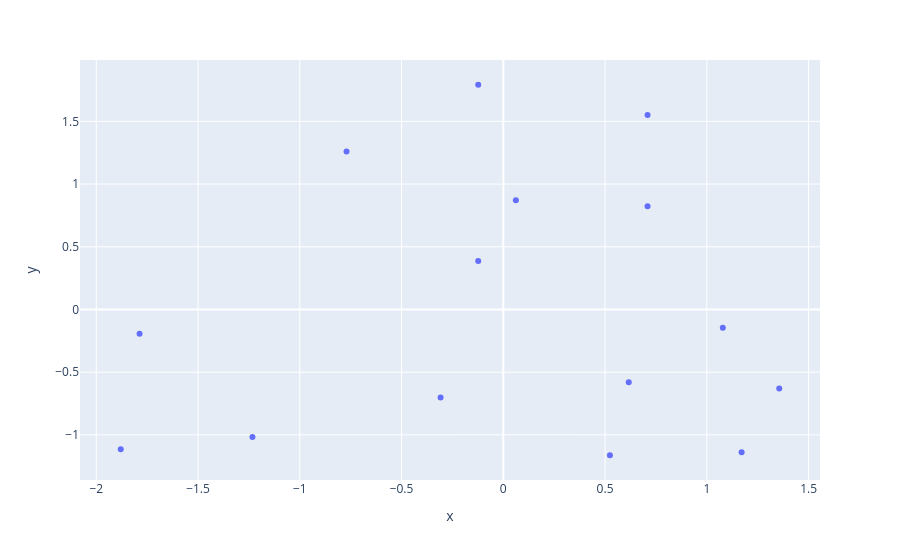

Notebook source saved alongside this figure:
### Code cell
grafico = px.scatter(x = base_salario[:,0], y = base_salario[:,1])
grafico.show()

### Figure 1 — Plotly figure (JSON) as saved in the notebook; plotly's stock layout.template omitted (floating-point values rounded to 4 significant figures)
{"data": [{"hovertemplate": "x=%{x}<br>y=%{y}<extra></extra>", "legendgroup": "", "marker": {"color": "#636efa", "symbol": "circle"}, "mode": "markers", "name": "", "orientation": "v", "showlegend": false, "type": "scatter", "x": [-1.88, -1.233, -1.787, -0.3081, 0.5238, 1.171, 1.356, 0.6163, 1.078, -0.7703, -0.1233, 0.06163, -0.1233, 0.7087, 0.7087], "xaxis": "x", "y": [-1.114, -1.017, -0.1938, -0.7024, -1.163, -1.138, -0.6297, -0.5813, -0.1453, 1.259, 0.3875, 0.8719, 1.792, 0.8235, 1.55], "yaxis": "y"}], "layout": {"legend": {"tracegroupgap": 0}, "margin": {"t": 60}, "xaxis": {"anchor": "y", "domain": [0, 1], "title": {"text": "x"}}, "yaxis": {"anchor": "x", "domain": [0, 1], "title": {"text": "y"}}}}
